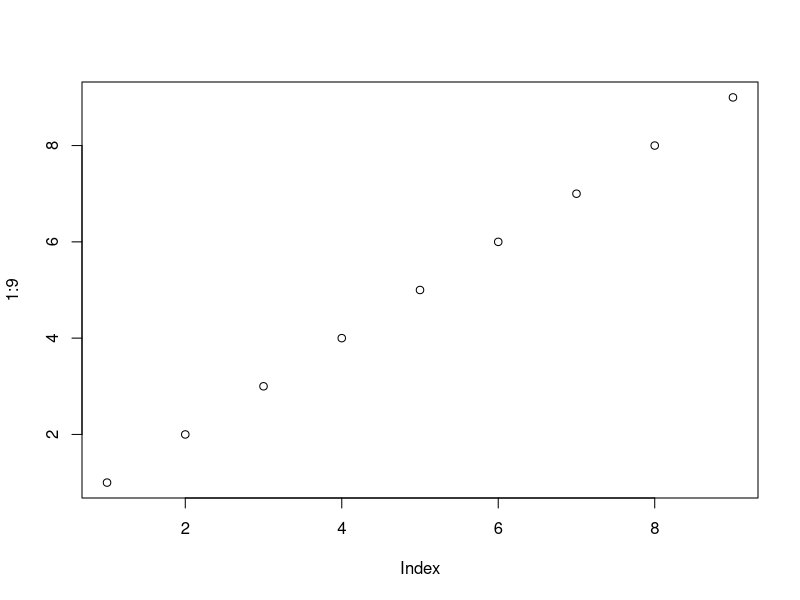
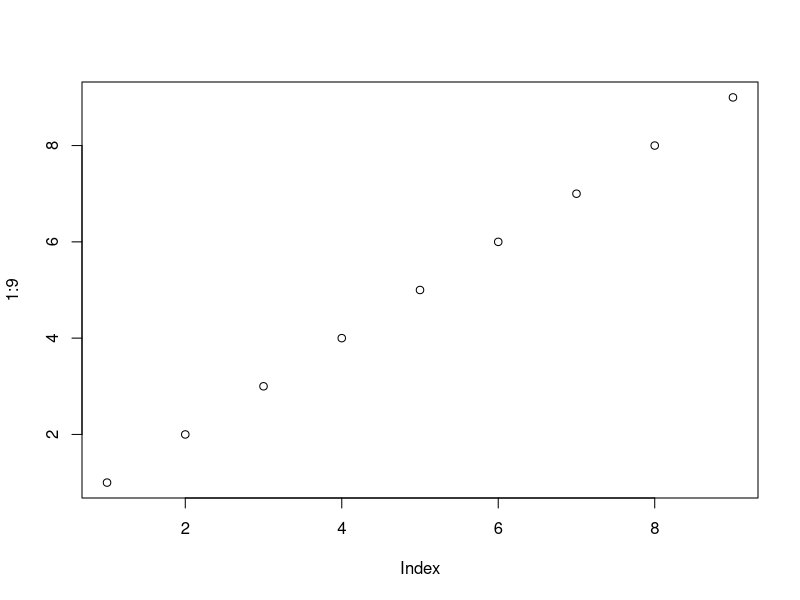

Generate these figures, in order, with R:
## ---- chunk 1
knitr::opts_chunk$set(warning = FALSE, message = FALSE)
## ---- chunk 2
library(tidyverse)
library(rmarkdown)
library(knitr)
## ---- chunk 3
x <- 1
x
## ---- chunk 4
x <- 1
x
## ---- chunk 5
plot(1:9)
## ---- chunk 6
plot(1:9)
## ---- chunk 7
tab <- data_frame(x=1:3,a=letters[x])
kable(tab,caption = 'This is a table caption')
